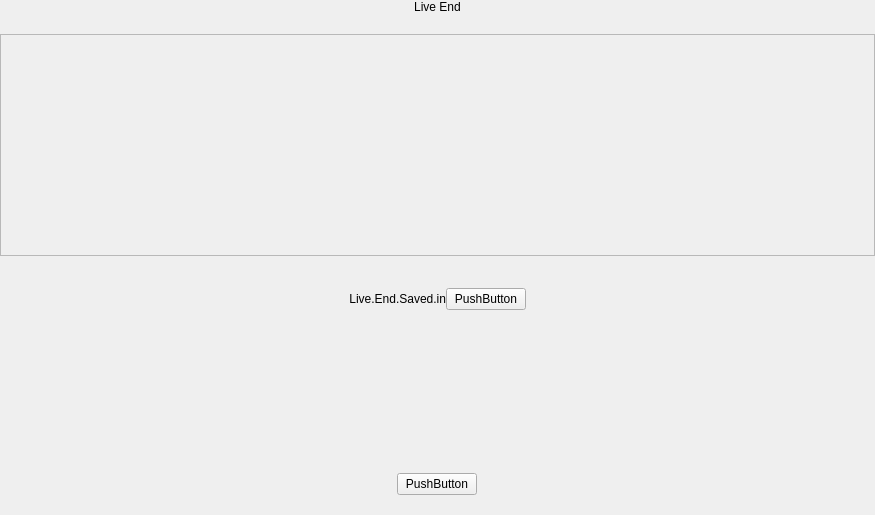
<?xml version="1.0" encoding="UTF-8"?>
<ui version="4.0">
 <class>PLSLiveEndDialog</class>
 <widget class="QWidget" name="PLSLiveEndDialog">
  <property name="geometry">
   <rect>
    <x>0</x>
    <y>0</y>
    <width>875</width>
    <height>515</height>
   </rect>
  </property>
  <property name="windowTitle">
   <string>Dialog</string>
  </property>
  <layout class="QVBoxLayout" name="verticalLayout" stretch="0,0,0,0">
   <property name="spacing">
    <number>0</number>
   </property>
   <property name="leftMargin">
    <number>0</number>
   </property>
   <property name="topMargin">
    <number>0</number>
   </property>
   <property name="rightMargin">
    <number>0</number>
   </property>
   <property name="bottomMargin">
    <number>20</number>
   </property>
   <item>
    <widget class="QWidget" name="topWidget" native="true">
     <layout class="QVBoxLayout" name="verticalLayout_4">
      <property name="spacing">
       <number>0</number>
      </property>
      <property name="leftMargin">
       <number>0</number>
      </property>
      <property name="topMargin">
       <number>0</number>
      </property>
      <property name="rightMargin">
       <number>0</number>
      </property>
      <property name="bottomMargin">
       <number>0</number>
      </property>
      <item>
       <widget class="QLabel" name="titleLabel">
        <property name="text">
         <string>Live End</string>
        </property>
        <property name="alignment">
         <set>Qt::AlignHCenter|Qt::AlignTop</set>
        </property>
       </widget>
      </item>
      <item>
       <spacer name="verticalSpacer_4">
        <property name="orientation">
         <enum>Qt::Vertical</enum>
        </property>
        <property name="sizeType">
         <enum>QSizePolicy::Fixed</enum>
        </property>
        <property name="sizeHint" stdset="0">
         <size>
          <width>20</width>
          <height>20</height>
         </size>
        </property>
       </spacer>
      </item>
     </layout>
    </widget>
   </item>
   <item>
    <widget class="QScrollArea" name="channelScroll">
     <property name="horizontalScrollBarPolicy">
      <enum>Qt::ScrollBarAlwaysOff</enum>
     </property>
     <property name="widgetResizable">
      <bool>true</bool>
     </property>
     <widget class="QWidget" name="scrollAreaWidgetContentsChannel">
      <property name="geometry">
       <rect>
        <x>0</x>
        <y>0</y>
        <width>873</width>
        <height>219</height>
       </rect>
      </property>
      <layout class="QVBoxLayout" name="verticalLayout_3">
       <property name="spacing">
        <number>5</number>
       </property>
       <property name="leftMargin">
        <number>0</number>
       </property>
       <property name="topMargin">
        <number>0</number>
       </property>
       <property name="rightMargin">
        <number>11</number>
       </property>
       <property name="bottomMargin">
        <number>0</number>
       </property>
      </layout>
     </widget>
    </widget>
   </item>
   <item>
    <widget class="QWidget" name="Rehearsalwidget" native="true">
     <layout class="QVBoxLayout" name="verticalLayout_5">
      <property name="spacing">
       <number>0</number>
      </property>
      <property name="leftMargin">
       <number>0</number>
      </property>
      <property name="topMargin">
       <number>0</number>
      </property>
      <property name="rightMargin">
       <number>0</number>
      </property>
      <property name="bottomMargin">
       <number>4</number>
      </property>
      <item>
       <widget class="QLabel" name="rehearsalLabel">
        <property name="text">
         <string/>
        </property>
        <property name="alignment">
         <set>Qt::AlignCenter</set>
        </property>
       </widget>
      </item>
     </layout>
    </widget>
   </item>
   <item>
    <widget class="QWidget" name="bottomViewWidget" native="true">
     <layout class="QVBoxLayout" name="verticalLayout_2">
      <property name="spacing">
       <number>0</number>
      </property>
      <property name="leftMargin">
       <number>0</number>
      </property>
      <property name="topMargin">
       <number>0</number>
      </property>
      <property name="rightMargin">
       <number>0</number>
      </property>
      <property name="bottomMargin">
       <number>0</number>
      </property>
      <item>
       <widget class="QLabel" name="placehoderLabel">
        <property name="text">
         <string/>
        </property>
       </widget>
      </item>
      <item>
       <widget class="QWidget" name="saveWidget" native="true">
        <layout class="QHBoxLayout" name="horizontalLayout">
         <property name="spacing">
          <number>0</number>
         </property>
         <property name="sizeConstraint">
          <enum>QLayout::SetDefaultConstraint</enum>
         </property>
         <property name="leftMargin">
          <number>0</number>
         </property>
         <property name="topMargin">
          <number>0</number>
         </property>
         <property name="rightMargin">
          <number>0</number>
         </property>
         <property name="bottomMargin">
          <number>0</number>
         </property>
         <item>
          <spacer name="horizontalSpacer">
           <property name="orientation">
            <enum>Qt::Horizontal</enum>
           </property>
           <property name="sizeType">
            <enum>QSizePolicy::Expanding</enum>
           </property>
           <property name="sizeHint" stdset="0">
            <size>
             <width>30</width>
             <height>20</height>
            </size>
           </property>
          </spacer>
         </item>
         <item>
          <widget class="QLabel" name="saveInLabel">
           <property name="text">
            <string>Live.End.Saved.in</string>
           </property>
           <property name="alignment">
            <set>Qt::AlignRight|Qt::AlignTrailing|Qt::AlignVCenter</set>
           </property>
          </widget>
         </item>
         <item>
          <widget class="QPushButton" name="savePushButton">
           <property name="focusPolicy">
            <enum>Qt::NoFocus</enum>
           </property>
           <property name="text">
            <string>PushButton</string>
           </property>
          </widget>
         </item>
         <item>
          <spacer name="horizontalSpacer_2">
           <property name="orientation">
            <enum>Qt::Horizontal</enum>
           </property>
           <property name="sizeType">
            <enum>QSizePolicy::Expanding</enum>
           </property>
           <property name="sizeHint" stdset="0">
            <size>
             <width>30</width>
             <height>20</height>
            </size>
           </property>
          </spacer>
         </item>
        </layout>
       </widget>
      </item>
      <item>
       <spacer name="verticalSpacer_3">
        <property name="orientation">
         <enum>Qt::Vertical</enum>
        </property>
        <property name="sizeType">
         <enum>QSizePolicy::Expanding</enum>
        </property>
        <property name="sizeHint" stdset="0">
         <size>
          <width>20</width>
          <height>40</height>
         </size>
        </property>
       </spacer>
      </item>
      <item>
       <widget class="QLabel" name="lineView">
        <property name="text">
         <string/>
        </property>
       </widget>
      </item>
      <item alignment="Qt::AlignHCenter">
       <widget class="QPushButton" name="okButton">
        <property name="focusPolicy">
         <enum>Qt::StrongFocus</enum>
        </property>
        <property name="text">
         <string>PushButton</string>
        </property>
        <property name="UseFor" stdset="0">
         <string>Ok</string>
        </property>
       </widget>
      </item>
     </layout>
    </widget>
   </item>
  </layout>
 </widget>
 <resources/>
 <connections/>
</ui>
